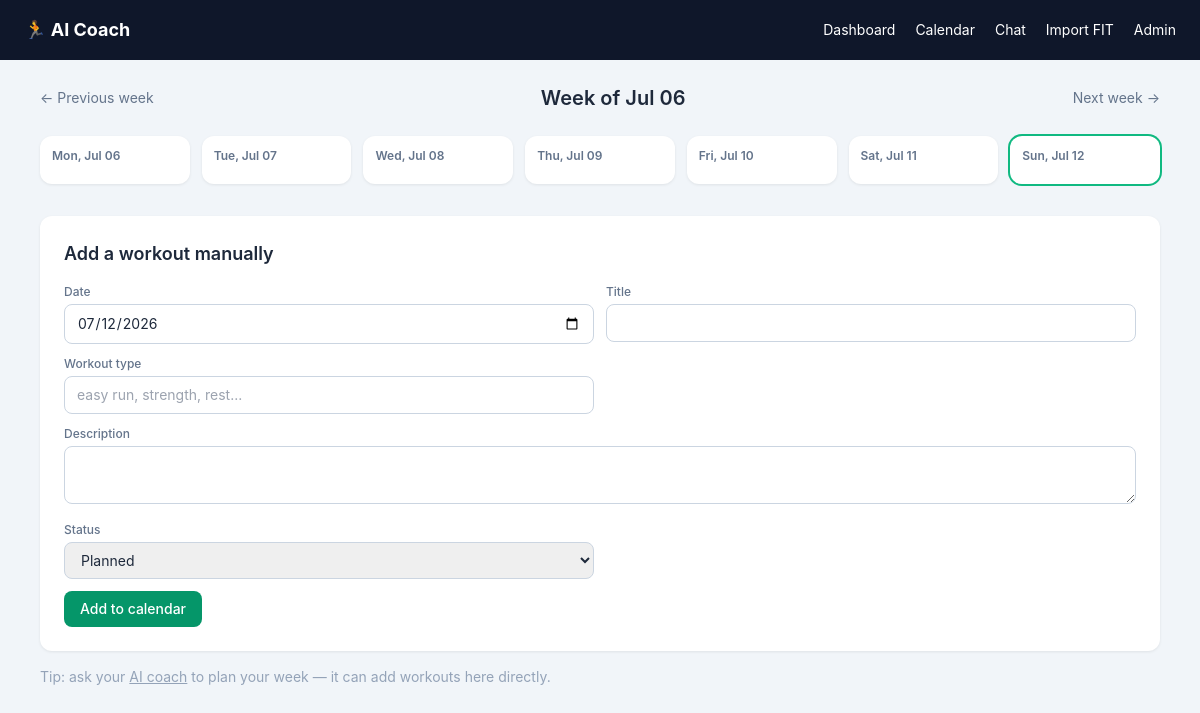
Before: /calendar/ with the older database file.
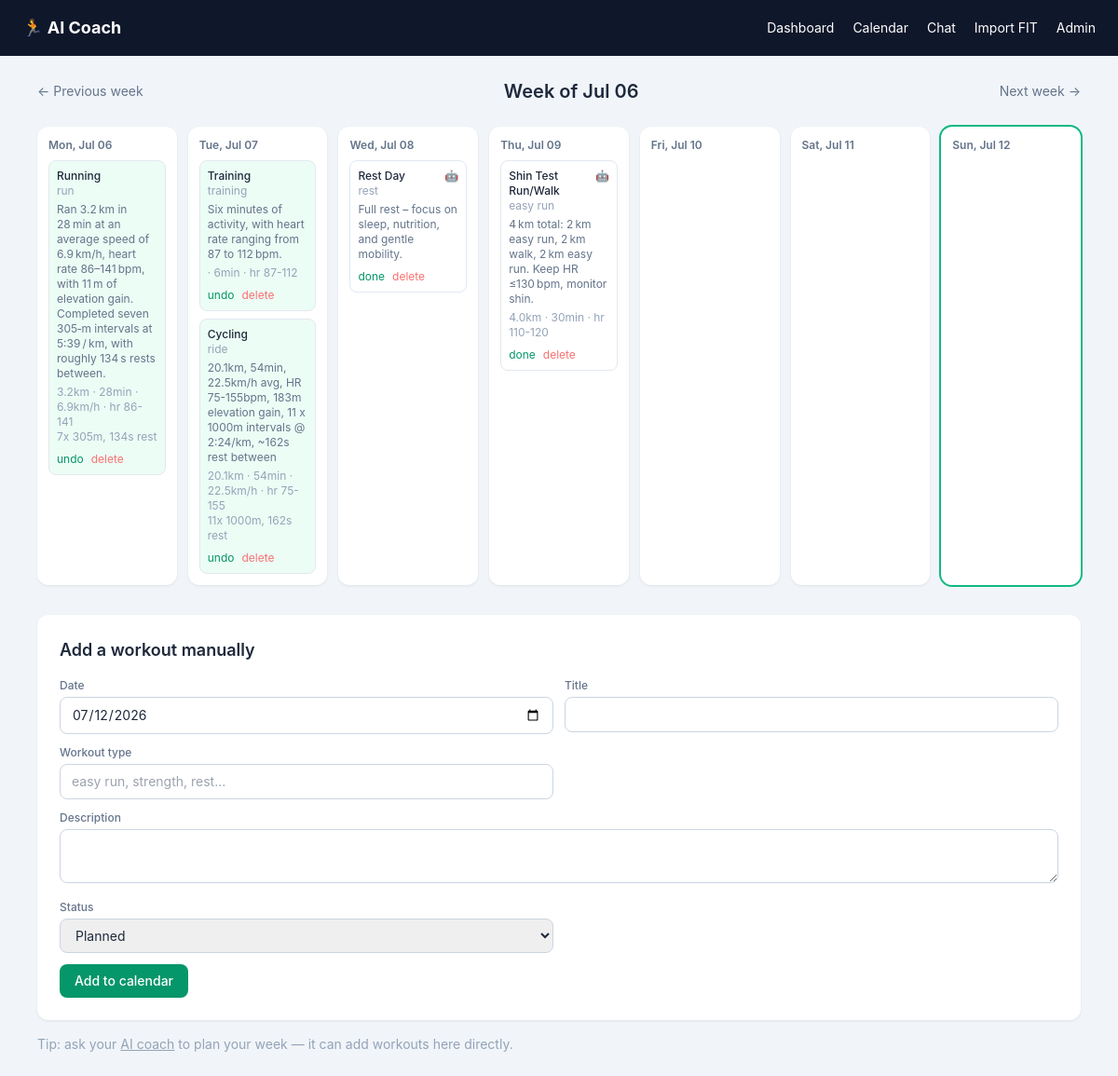
After: the same page with the newer database file.
### coach/models.py (models this page shows, shortened)
class Workout(models.Model):
    STATUS_CHOICES = [("planned", "Planned"), ("completed", "Completed"), ("skipped", "Skipped")]
    SOURCE_CHOICES = [("llm", "AI Coach"), ("manual", "Manual"), ("fit", "FIT upload")]
    date = models.DateField()
    title = models.CharField(max_length=255)
    description = models.TextField(blank=True)
    workout_type = models.CharField(max_length=64, blank=True, help_text="e.g. easy run, intervals, cycling, strength, rest")
    status = models.CharField(max_length=10, choices=STATUS_CHOICES, default="planned")
    source = models.CharField(max_length=10, choices=SOURCE_CHOICES, default="manual")
    distance_km = models.FloatField(null=True, blank=True)
    moving_time_min = models.FloatField(null=True, blank=True)
    avg_hr = models.FloatField(null=True, blank=True)
    max_hr = models.FloatField(null=True, blank=True)
    hr_min = models.FloatField(null=True, blank=True, help_text="Lowest HR seen (completed) or bottom of a target HR range (planned)")
    avg_speed_kmh = models.FloatField(null=True, blank=True)
    elevation_gain_m = models.FloatField(null=True, blank=True)
    interval_repeats = models.PositiveIntegerField(null=True, blank=True)
    interval_distance_m = models.FloatField(null=True, blank=True)
    interval_rest_seconds = models.FloatField(null=True, blank=True)
    laps_json = models.JSONField(null=True, blank=True, help_text="Raw per-lap splits, if imported from a FIT file")
    external_ref = models.CharField(max_length=255, blank=True, null=True, db_index=True,
                                     help_text="Dedup key for imports, e.g. fit filename+timestamp")
    created_at = models.DateTimeField(auto_now_add=True)
    class Meta:
        ordering = ["date", "created_at"]

### coach/views.py (the view)
# urls.py: path("calendar/", views.calendar_view, name="calendar"),
def calendar_view(request):
    week_offset = int(request.GET.get("week", 0))
    today = date.today()
    start_of_week = today - timedelta(days=today.weekday()) + timedelta(weeks=week_offset)
    days = [start_of_week + timedelta(days=i) for i in range(7)]
    workouts = Workout.objects.filter(date__gte=days[0], date__lte=days[-1])
    workouts_by_day = {d: [] for d in days}
    for w in workouts:
        workouts_by_day.setdefault(w.date, []).append(w)
    if request.method == "POST":
        form = WorkoutForm(request.POST)
        if form.is_valid():
            workout = form.save(commit=False)
            workout.source = "manual"
            workout.save()
            messages.success(request, "Workout added to calendar.")
            return redirect(f"/calendar/?week={week_offset}")
    else:
        form = WorkoutForm(initial={"date": today})
    return render(request, "coach/calendar.html", {
        "days": days,
        "workouts_by_day": workouts_by_day,
        "form": form,
        "week_offset": week_offset,
        "today": today,
    })

### coach/forms.py
class WorkoutForm(forms.ModelForm):
    class Meta:
        model = Workout
        fields = ["date", "title", "workout_type", "description", "status"]
        widgets = {
            "date": forms.DateInput(attrs={"type": "date", "class": INPUT_CLS}),
            "title": forms.TextInput(attrs={"class": INPUT_CLS}),
            "workout_type": forms.TextInput(attrs={"class": INPUT_CLS, "placeholder": "easy run, strength, rest..."}),
            "description": forms.Textarea(attrs={"rows": 2, "class": INPUT_CLS}),
            "status": forms.Select(attrs={"class": INPUT_CLS}),
        }

### coach/templatetags/coach_extras.py (called while the page is built)
@register.filter
def get_item(d, key):
    if not d:
        return []
    return d.get(key, [])

### coach/templates/coach/calendar.html (shortened to what this page needs)
{% extends "coach/base.html" %}
{% load coach_extras %}
{% block content %}
<div class="flex items-center justify-between mb-6">
  <a href="?week={{ week_offset|add:"-1" }}" class="text-sm text-slate-500 hover:text-slate-800">&larr; Previous week</a>
  <h1 class="text-xl font-semibold">Week of {{ days.0|date:"M d" }}</h1>
  <a href="?week={{ week_offset|add:"1" }}" class="text-sm text-slate-500 hover:text-slate-800">Next week &rarr;</a>
</div>
<div class="grid grid-cols-1 md:grid-cols-7 gap-3 mb-8">
  {% for day in days %}
    <div class="card p-3 {% if day == today %}ring-2 ring-emerald-500{% endif %}">
      <div class="text-xs font-semibold text-slate-500 mb-2">{{ day|date:"D, M d" }}</div>
      <div class="space-y-2">
        {% with day_workouts=workouts_by_day|get_item:day %}
          {% for w in day_workouts %}
            <div class="rounded-lg border border-slate-200 p-2 text-xs
              {% if w.status == 'completed' %}bg-emerald-50{% elif w.status == 'skipped' %}bg-slate-50 opacity-60{% else %}bg-white{% endif %}">
              <div class="flex justify-between items-start gap-1">
                <span class="font-medium">{{ w.title }}</span>
                {% if w.source == 'llm' %}<span title="Suggested by AI coach">🤖</span>{% endif %}
              </div>
              {% if w.workout_type %}<div class="text-slate-400">{{ w.workout_type }}</div>{% endif %}
              {% if w.description %}<div class="text-slate-500 mt-1">{{ w.description }}</div>{% endif %}
              {% if w.distance_km or w.moving_time_min or w.avg_hr %}
                <div class="text-slate-400 mt-1">
                  {% if w.distance_km %}{{ w.distance_km|floatformat:1 }}km{% endif %}
                  {% if w.moving_time_min %} · {{ w.moving_time_min|floatformat:0 }}min{% endif %}
                  {% if w.avg_speed_kmh %} · {{ w.avg_speed_kmh|floatformat:1 }}km/h{% endif %}
                  {% if w.hr_min and w.avg_hr and w.hr_min != w.avg_hr %}
                    · hr {{ w.hr_min|floatformat:0 }}-{{ w.max_hr|default:w.avg_hr|floatformat:0 }}
                  {% elif w.avg_hr %}
                    · hr {{ w.avg_hr|floatformat:0 }}
                  {% endif %}
                </div>
                {% if w.interval_repeats %}
                  <div class="text-slate-400">
                    {{ w.interval_repeats }}x{% if w.interval_distance_m %} {{ w.interval_distance_m|floatformat:0 }}m{% endif %}{% if w.interval_rest_seconds %}, {{ w.interval_rest_seconds|floatformat:0 }}s rest{% endif %}
                  </div>
                {% endif %}
              {% endif %}
              <div class="flex gap-2 mt-2">
                <form method="post" action="{% url 'workout_set_status' w.pk %}">
                  <button class="text-emerald-600 hover:underline">{% if w.status == 'completed' %}undo{% else %}done{% endif %}</button>
                </form>
                <form method="post" action="{% url 'workout_delete' w.pk %}" onsubmit="return confirm('Delete?')">
                  <button class="text-red-400 hover:underline">delete</button>
                </form>
              </div>
            </div>
          {% endfor %}
        {% endwith %}
      </div>
    </div>
  {% endfor %}
</div>
<div class="card p-6">
  <h2 class="text-lg font-semibold mb-4">Add a workout manually</h2>
  <form method="post" class="grid md:grid-cols-2 gap-3">
    {% for field in form %}
      <div class="{% if field.name == 'description' %}md:col-span-2{% endif %}">
        <label class="block text-xs font-medium text-slate-500 mb-1">{{ field.label }}</label>
        {{ field }}
      </div>
    {% endfor %}
    <div class="md:col-span-2">
      <button class="bg-emerald-600 text-white px-4 py-2 rounded-lg text-sm font-medium hover:bg-emerald-700">
        Add to calendar
      </button>
    </div>
  </form>
</div>
<p class="text-sm text-slate-400 mt-4">Tip: ask your <a href="{% url 'chat' %}" class="underline">AI coach</a> to plan your week — it can add workouts here directly.</p>
{% endblock %}

Changed rows visible on the page:
added Workout: title "Running", workout_type "run", description "Ran 3.2 km in 28 min at an average speed of 6.9 km/h, heart rate 86–141 bpm, with 11 m of elevation gain. Completed seven 305‑m intervals at 5:39 / km, with roughly 134 s rests between.", distance_km "3.2", moving_time_min "28", avg_speed_kmh "6.9", hr_min "86", max_hr "141", interval_repeats "7", interval_distance_m "305", interval_rest_seconds "134", status "undo", shown under "Mon, Jul 06"
added Workout: title "Training", workout_type "training", description "Six minutes of activity, with heart rate ranging from 87 to 112 bpm.", moving_time_min "6", hr_min "87", max_hr "112", status "undo", shown under "Tue, Jul 07"
added Workout: title "Cycling", workout_type "ride", description "20.1km, 54min, 22.5km/h avg, HR 75-155bpm, 183m elevation gain, 11 x 1000m intervals @ 2:24/km, ~162s rest between", distance_km "20.1", moving_time_min "54", avg_speed_kmh "22.5", hr_min "75", max_hr "155", interval_repeats "11", interval_distance_m "1000", interval_rest_seconds "162", status "undo", shown under "Tue, Jul 07"
added Workout: title "Rest Day", workout_type "rest", description "Full rest – focus on sleep, nutrition, and gentle mobility.", status "done", shown under "Wed, Jul 08"
added Workout: title "Shin Test Run/Walk", workout_type "easy run", description "4 km total: 2 km easy run, 2 km walk, 2 km easy run. Keep HR ≤130 bpm, monitor shin.", distance_km "4.0", moving_time_min "30", hr_min "110", max_hr "120", status "done", shown under "Thu, Jul 09"
